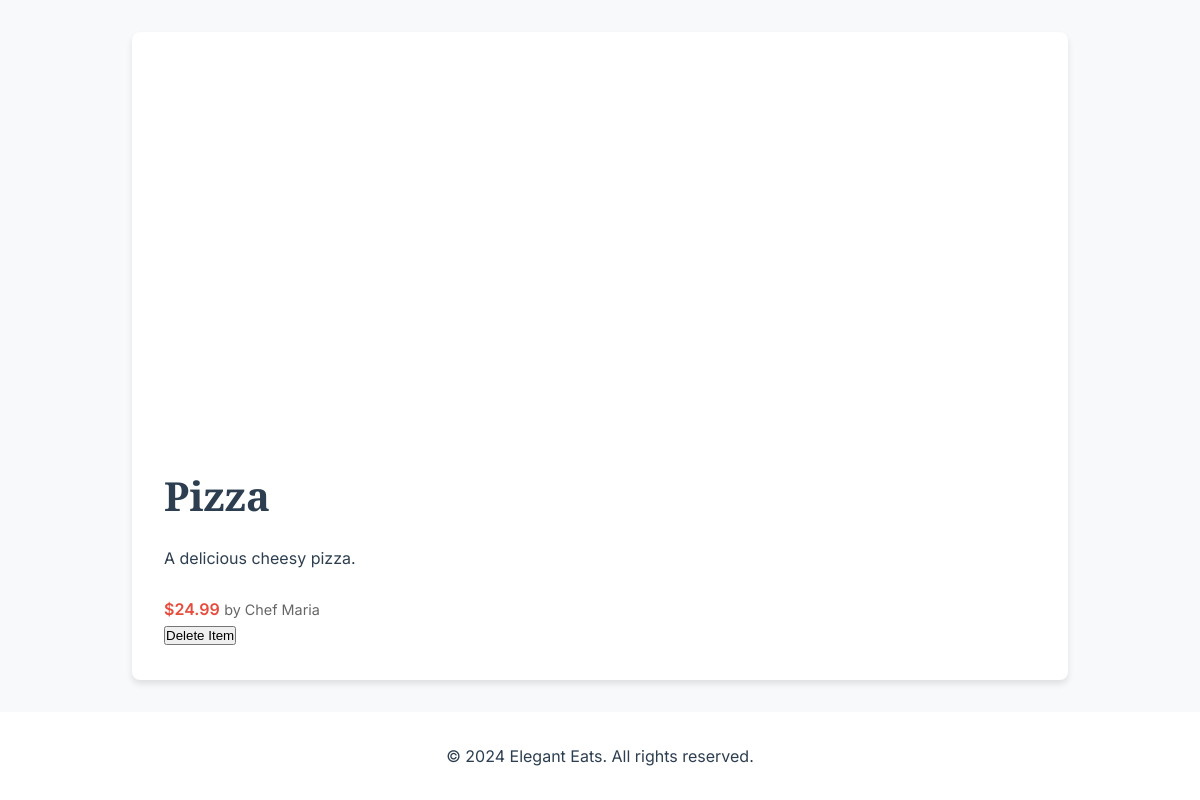
The app's page /1/, older data.
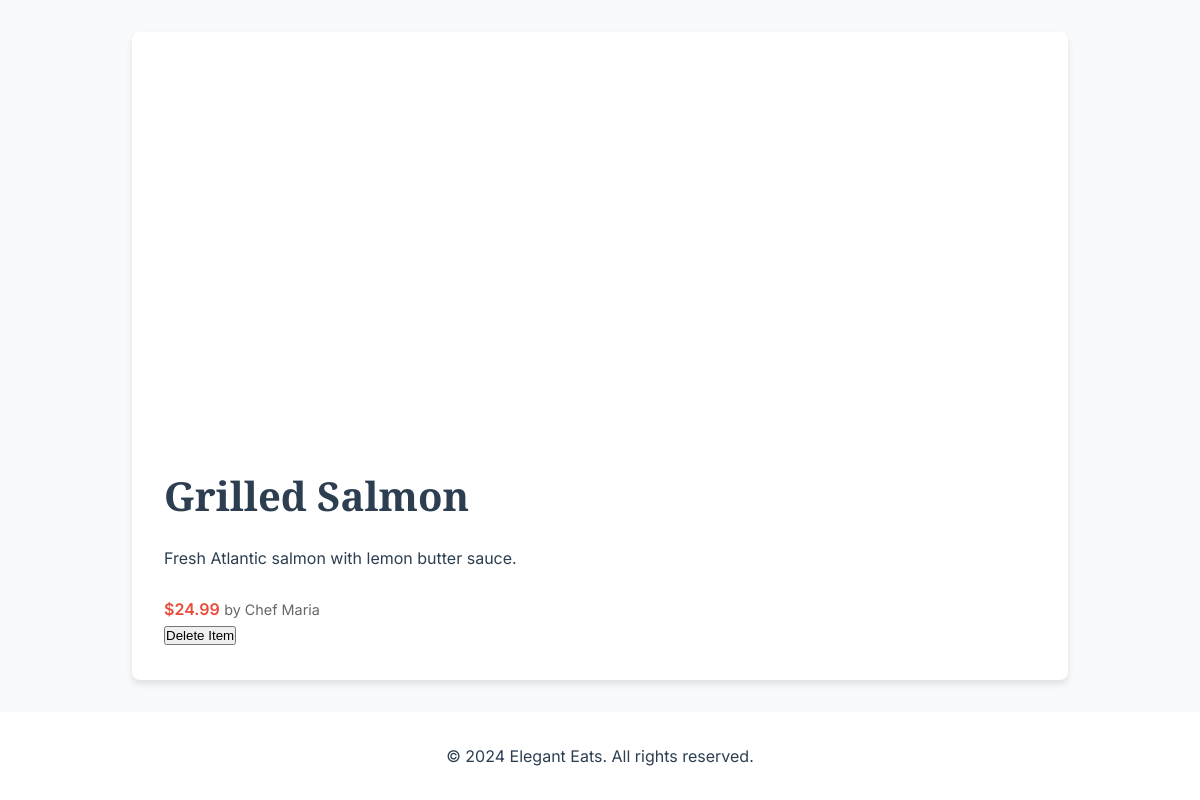
The same page, newer data.
### menu/models.py (models this page shows, shortened)
class FoodItem(models.Model):
    name = models.CharField(max_length=100)
    description = models.CharField(max_length=200)
    price = models.DecimalField(max_digits=5, decimal_places=2)

### menu/views.py (the view)
# urls.py: path('<int:item_id>/', views.menu_item_detail, name='menu_item_detail'),
def menu_item_detail(request, item_id):
    try:
        item = FoodItem.objects.get(pk=item_id)
        return render(request, 'menu/menu_item_detail.html', {'item': item})
    except FoodItem.DoesNotExist:
        return HttpResponse("Failed: Item not found")

### menu/templates/menu/menu_item_detail.html (shortened to what this page needs)
<!DOCTYPE html>
<html lang="en">
<head>
    <link rel="stylesheet" href="./style.css">
</head>
<body>
    <main class="item-details-container">
        <article class="item-details">
            <div class="item-image">
            </div>
            <div class="item-content">
                <h1>{{ item.name }}</h1>
                <p class="item-description">{{ item.description }}</p>
                <div class="item-meta">
                    <span class="price">$24.99</span>
                    <span class="chef">by Chef Maria</span>
                </div>
                <button class="btn-delete">Delete Item</button>
            </div>
        </article>
    </main>
    <footer>
        <p>&copy; 2024 Elegant Eats. All rights reserved.</p>
    </footer>
</body>
</html>

### assets/style.css (style rules this page uses)
:root { --primary-color: #2c3e50; --secondary-color: #e74c3c; --accent-color: #3498db; --text-color: #2c3e50; --background-color: #f8f9fa; --card-background: #ffffff; --border-radius: 8px; --transition-speed: 0.3s; --shadow: 0 4px 6px rgba(0, 0, 0, 0.1); --success-color: #2ecc71; }
* { margin: 0; padding: 0; box-sizing: border-box; }
body { font-family: 'Inter', sans-serif; line-height: 1.6; color: var(--text-color); background-color: var(--background-color); }
h1, h2, h3 { font-family: 'Playfair Display', serif; color: var(--primary-color); }
.price { font-weight: 600; color: var(--secondary-color); }
.chef { font-size: 0.9rem; color: #666; }
.item-details-container { max-width: 1000px; margin: 2rem auto; padding: 0 2rem; }
.item-details { background: var(--card-background); border-radius: var(--border-radius); overflow: hidden; box-shadow: var(--shadow); }
.item-details .item-image { height: 400px; }
.item-details .item-content { padding: 2rem; }
.item-details h1 { font-size: 2.5rem; margin-bottom: 1rem; }
.item-description { margin-bottom: 1.5rem; line-height: 1.8; }
footer { text-align: center; padding: 2rem; background-color: var(--card-background); margin-top: 2rem; }
.menu-item, .auth-form, .item-details { animation: fadeIn 0.5s ease-out; }

Row changes from the older to the newer data that the page shows:
changed FoodItem: name "Pizza" → "Grilled Salmon"; description "A delicious cheesy pizza." → "Fresh Atlantic salmon with lemon butter sauce."
